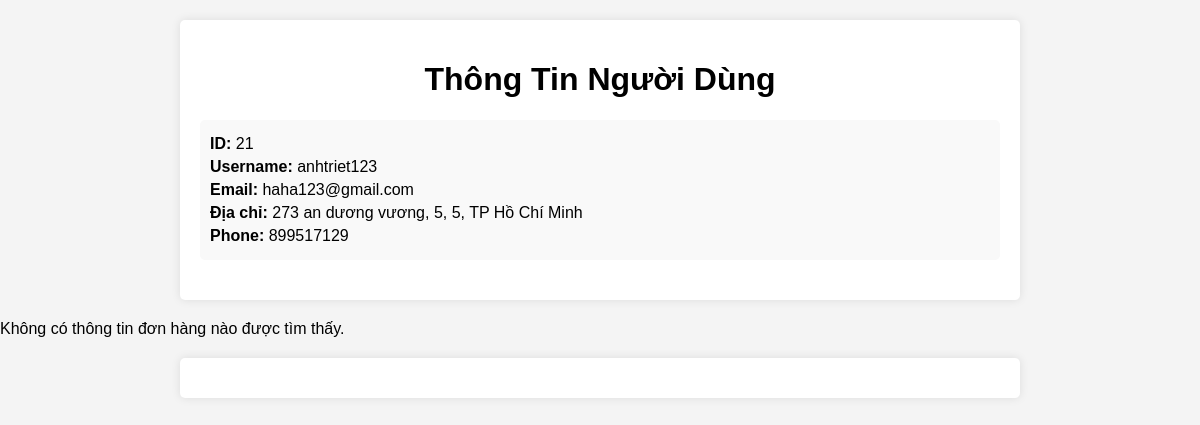
/page/user.php?id=21, run on the app's committed database.
### tables this page shows
CREATE TABLE `tbl_users` (
  `id` int(10) NOT NULL,
  `username` varchar(40) NOT NULL,
  `password` varchar(100) NOT NULL,
  `email` varchar(60) NOT NULL,
  `street` varchar(100) NOT NULL,
  `ward` varchar(100) NOT NULL,
  `district` varchar(100) NOT NULL,
  `city` varchar(100) NOT NULL,
  `phonenumber` int(20) NOT NULL,
  `role` int(10) NOT NULL DEFAULT 0,
  `action` int(10) NOT NULL DEFAULT 0
);

### page/user.php (the view, shortened to what this page needs)
<?php
    require('../require/connect.php');
    if(isset($_GET['id']) && !empty($_GET['id'])) {
        $user_id = $_GET['id'];
        if (filter_var($user_id, FILTER_VALIDATE_INT) && $user_id > 0) {
            $sql = "SELECT * FROM tbl_users WHERE id = $user_id";
            $result = $conn->query($sql);
            if ($result->num_rows > 0) {
                $row = $result->fetch_assoc();
                echo '<div class="container">';
                echo '<h1>Thông Tin Người Dùng</h1>';
                echo '<div class="user-info">';
                echo '<p><strong>ID:</strong> ' . $row["id"] . '</p>';
                echo '<p><strong>Username:</strong> ' . $row["username"] . '</p>';
                echo '<p><strong>Email:</strong> ' . $row["email"] . '</p>';
                echo '<p><strong>Địa chỉ:</strong> ' . $row["street"] . ', ' . $row["ward"] . ', ' . $row["district"] . ', ' . $row["city"] . '</p>';
                echo '<p><strong>Phone:</strong> ' . $row["phonenumber"] . '</p>';
                echo '</div>';
                echo '</div>';
            } else {
                echo "Không có thông tin người dùng nào được tìm thấy.";
            }
        } else {
            echo "ID người dùng không hợp lệ.";
        }
    } else {
        echo "ID người dùng không được cung cấp.";
    }
    if (isset($_GET['id']) && !empty($_GET['id'])) {
        $user_id = $_GET['id'];
        if (filter_var($user_id, FILTER_VALIDATE_INT) && $user_id > 0) {
            $sql = "SELECT od.*, p.productName, p.price
                    FROM orders_detail od
                    INNER JOIN tbl_products p ON od.pid = p.pid
                    INNER JOIN orders o ON od.IDorders = o.IDorders
                    WHERE o.id = $user_id";
            $result = $conn->query($sql);
            if ($result->num_rows > 0) {
                echo '<div class="container">';
                echo '<h1>Chi Tiết Đơn Hàng</h1>';
                while ($row = $result->fetch_assoc()) {
                    echo '<div class="order-info">';
                    echo '<p><strong>ID Detail:</strong> ' . $row["idDetail"] . '</p>';
                    echo '<p><strong>Sản Phẩm:</strong> ' . $row["productName"] . '</p>';
                    echo '<p><strong>Số Lượng:</strong> ' . $row["quantity"] . '</p>';
                    echo '<p><strong>Giá:</strong> ' . $row["price"] . '</p>';
                    echo '</div>';
                }
                echo '</div>';
            } else {
                echo "Không có thông tin đơn hàng nào được tìm thấy.";
            }
        } else {
            echo "ID người dùng không hợp lệ.";
        }
    } else {
        echo "ID người dùng không được cung cấp.";
    }
    ?>
    <!DOCTYPE html>
    <html lang="en">
    <head>
    </head>
    <body>
    <div class="container">
    </div>
    </body>
    </html>

### page/user.php (style rules this page uses)
body { font-family: Arial, sans-serif; margin: 0; padding: 0; background-color: #f4f4f4; }
.container { max-width: 800px; margin: 20px auto; padding: 20px; background-color: #fff; border-radius: 5px; box-shadow: 0 0 10px rgba(0, 0, 0, 0.1); }
h1 { text-align: center; }
.user-info { margin-bottom: 20px; padding: 10px; background-color: #f9f9f9; border-radius: 5px; }
.user-info p { margin: 5px 0; }

### data on the page
tbl_users: id "21", username "anhtriet123", email "haha123@gmail.com", street "273 an dương vương", ward "5", district "5", city "TP Hồ Chí Minh", phonenumber "899517129"
